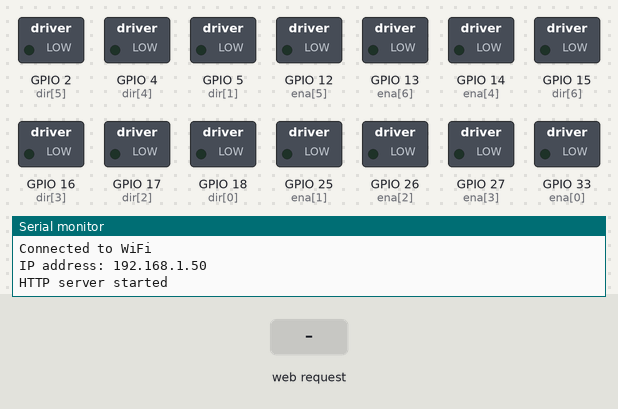
A sketch run on a simulated ESP32. On the bench: switched loads named in the sketch (green lamp = pin HIGH), the last lines printed to the serial monitor. The test bench sets the inputs (shaded band). WiFi joins after 1.5 s; servers stay silent unless stated.

Above: at 3.2 s.
3.3 s: HTTP request GET /startSequential received
At 4.2 s:
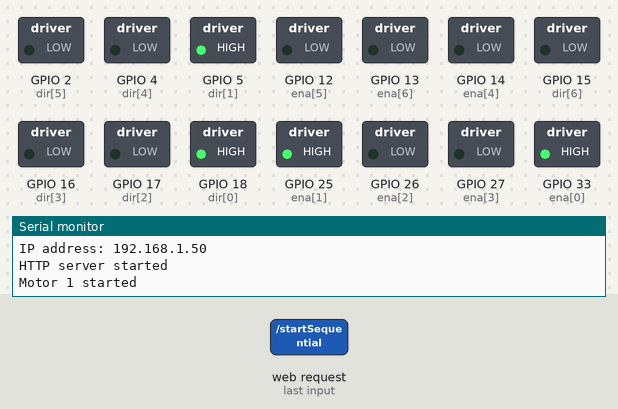
At 6.9 s:
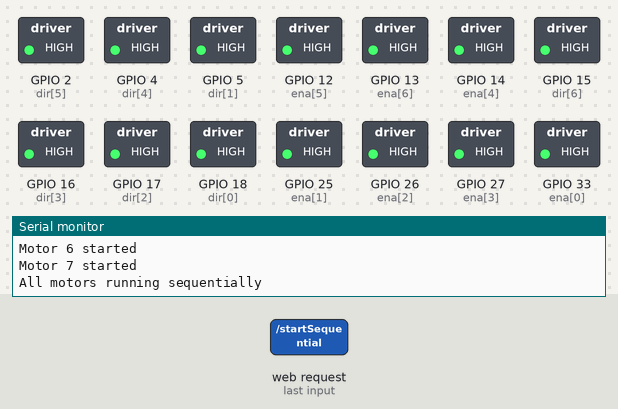
7.8 s: HTTP request GET /stop received
At 9.2 s:
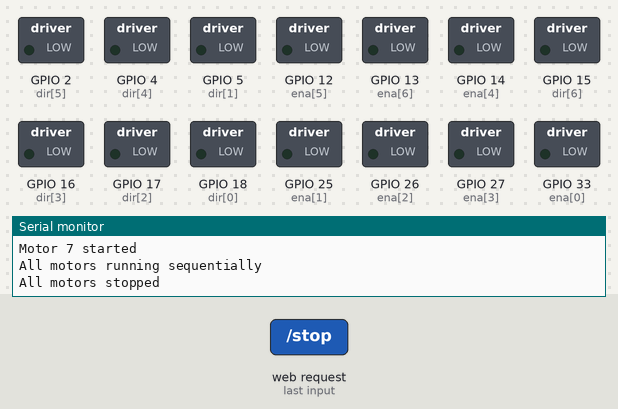
Timing chart, 0 to 10.8 s (numbered marks = the images above; inputs shaded):
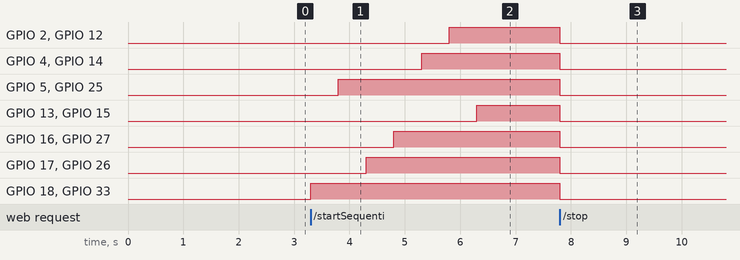

Measured:
- after the input at 3.3 s, GPIO 2 (dir[5]), GPIO 12 (ena[5]): LOW → HIGH after 2.5 s; GPIO 4 (dir[4]), GPIO 14 (ena[4]): LOW → HIGH after 2.0 s; GPIO 5 (dir[1]), GPIO 25 (ena[1]): LOW → HIGH after 0.50 s; GPIO 13 (ena[6]), GPIO 15 (dir[6]): LOW → HIGH after 3.0 s; GPIO 16 (dir[3]), GPIO 27 (ena[3]): LOW → HIGH after 1.5 s
- after the input at 7.8 s, GPIO 2 (dir[5]), GPIO 4 (dir[4]), GPIO 5 (dir[1]), GPIO 12 (ena[5]), GPIO 13 (ena[6]), GPIO 14 (ena[4]), GPIO 15 (dir[6]), GPIO 16 (dir[3]), GPIO 17 (dir[2]), GPIO 18 (dir[0]), GPIO 25 (ena[1]), GPIO 26 (ena[2]), GPIO 27 (ena[3]), GPIO 33 (ena[0]): HIGH → LOW at once

The sketch:

allMotorWireless.ino
```cpp
#include <WiFi.h>
#include <WebServer.h>

// Define pin connections for 7 motors
const int ena[] = { 33, 25, 26, 27, 14, 12, 13 };  // PWM pins for speed control
const int dir[] = { 18, 5, 17, 16, 4, 2, 15 };     // Direction control pins

// SSID and Password of your WiFi router
const char* ssid = "motog52";
const char* password = "12ka442ka1";

// Create a web server object
WebServer server(80);

// HTML webpage contents with added style
const char MAIN_page[] PROGMEM = R"=====(
<!DOCTYPE html>
<html>
<head>
    <style>
        body { font-family: Arial, sans-serif; background-color: #f0f0f0; }
        .container { width: 300px; margin: 0 auto; padding: 20px; background-color: white; border-radius: 10px; box-shadow: 0 0 10px rgba(0,0,0,0.1); }
        h1 { color: #333; text-align: center; }
        button { display: block; width: 100%; padding: 10px; margin: 10px 0; background-color: #4CAF50; color: white; border: none; border-radius: 5px; cursor: pointer; }
        button:hover { background-color: #45a049; }
    </style>
</head>
<body>
<div class="container">
    <h1>Motor Control</h1>
    <button onclick="location.href='/startSimultaneous'">Start Motors Simultaneously</button>
    <button onclick="location.href='/startSequential'">Start Motors Sequentially</button>
    <button onclick="location.href='/stop'">Stop Motors</button>
</div>
</body>
</html>
)=====";

void setup() {
  Serial.begin(115200);

  // Set the pins as outputs for all motors
  for (int i = 0; i < 7; i++) {
    pinMode(ena[i], OUTPUT);
    pinMode(dir[i], OUTPUT);
  }

  // Connect to WiFi
  WiFi.begin(ssid, password);
  while (WiFi.status() != WL_CONNECTED) {
    delay(1000);
    Serial.println("Connecting to WiFi...");
  }
  Serial.println("Connected to WiFi");
  Serial.print("IP address: ");
  Serial.println(WiFi.localIP());

  // Define server routes
  server.on("/", handleRoot);
  server.on("/startSimultaneous", handleStartSimultaneous);
  server.on("/startSequential", handleStartSequential);
  server.on("/stop", handleStop);

  // Start server
  server.begin();
  Serial.println("HTTP server started");
}

void loop() {
  server.handleClient();
}

void handleRoot() {
  server.send(200, "text/html", MAIN_page);
}

void handleStartSimultaneous() {
  for (int i = 0; i < 7; i++) {
    // if(i==3){
    //   digitalWrite(dir[i],LOW);
    // }
    // else{
    //   digitalWrite(dir[i], HIGH);
    // }
    digitalWrite(dir[i], HIGH);
    analogWrite(ena[i], 255);
  }
  server.send(200, "text/plain", "Motors started simultaneously");
  Serial.println("All motors running simultaneously");
}

void handleStartSequential() {
  for (int i = 0; i < 7; i++) {
    // if(i==3){
    //   digitalWrite(dir[i],LOW);
    // }
    // else{
    //   digitalWrite(dir[i], HIGH);
    // }
    digitalWrite(dir[i], HIGH);
    analogWrite(ena[i], 255);
    delay(500);  // 500ms delay between each motor start
    Serial.print("Motor ");
    Serial.print(i+1);
    Serial.println(" started");
  }
  server.send(200, "text/plain", "Motors started sequentially");
  Serial.println("All motors running sequentially");
}

void handleStop() {
  for (int i = 0; i < 7; i++) {
    digitalWrite(dir[i], LOW);
    analogWrite(ena[i], 0);
  }
  server.send(200, "text/plain", "Motors stopped");
  Serial.println("All motors stopped");
}
```
